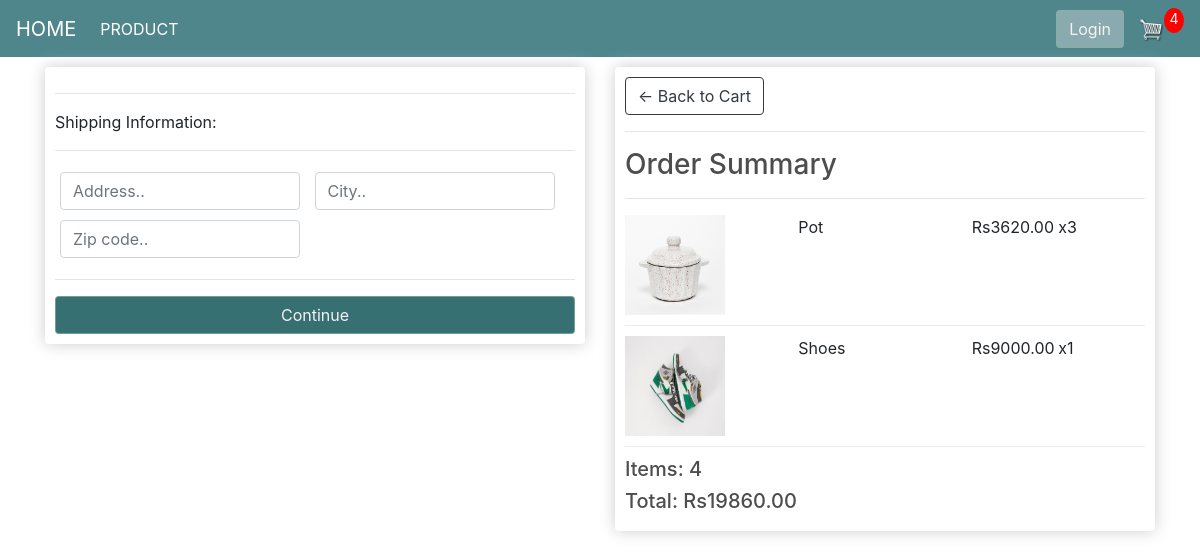
Screenshot of /checkout/ (signed in) with the database file from the repository.
### accounts/models.py (models this page shows, shortened)
class OrderItem(models.Model):
    product = models.ForeignKey(Product, on_delete=models.SET_NULL, blank=True, null=True)
    order = models.ForeignKey(Order, on_delete=models.SET_NULL, blank=True, null=True)
    quantity = models.IntegerField(default=0)
    date_added = models.DateTimeField(auto_now_add=True)
    @property
    def get_total(self):
        total = self.product.price * self.quantity
        return total

class Product(models.Model):
    objects = None
    CATAGORY = (
        ('Clothing', 'Clothing'),
        ('kitchen', 'kitchen'),
        ('home appliance', 'home appliance')
    )
    name = models.CharField(max_length=50, null=True)
    description = models.TextField(max_length=100)
    digital = models.BooleanField(default=False, null=True, blank=True)
    price = models.DecimalField(max_digits=7, decimal_places=2)
    image = models.ImageField(null=True, blank=True)
    category = models.CharField(max_length=200, choices=CATAGORY)
    @property
    def image_url(self):
        try:
            return self.image.url
        except:
            url = ''
            return url

class Order(models.Model):
    objects = None
    customer = models.ForeignKey(Customer, on_delete=models.SET_NULL, blank=True, null=True)
    date_ordered = models.DateTimeField(auto_now_add=True)
    complete = models.BooleanField(default=False, null=True, blank=False)
    transaction_id = models.CharField(max_length=200, null=True)
    @property
    def shipping(self):
        shipping = False
        orderitems = self.orderitem_set.all()
        for i in orderitems:
            if i.product.digital == False:
                shipping = True
        return shipping
    @property
    def get_cart_total(self):
        orderitems = self.orderitem_set.all()
        total = sum([item.get_total for item in orderitems])
        return total
    @property
    def get_cart_items(self):
        orderitems = self.orderitem_set.all()
        total = sum([item.quantity for item in orderitems])
        return total

### accounts/views.py (the view)
# urls.py: path('checkout/', views.checkout, name="checkout"),
def checkout(request):
    data = cartData(request)
    cartItems = data['cartItems']
    order = data['order']
    items = data['items']
    context = {'items': items, 'order': order, 'cartItems': cartItems}
    return render(request, 'accounts/checkout.html', context)

### accounts/utils.py (called while the page is built)
def cartData(request):
    if request.user.is_authenticated:
        customer = request.user.customer
        order, created = Order.objects.get_or_create(customer=customer, complete=False)
        items = order.orderitem_set.all()
        cartItems = order.get_cart_items
    else:
        cookieData = cookieCart(request)
        cartItems = cookieData['cartItems']
        order = cookieData['order']
        items = cookieData['items']
    return {'cartItems': cartItems, 'order': order, 'items': items}

### accounts/template/accounts/checkout.html (shortened to what this page needs)
{% extends 'accounts/index.html' %}
{% load static %}
{% block content %}
     <div class="row">
		<div class="col-lg-6">
			<div class="box-element" id="form-wrapper">
				<form id="form">
					<div id="shipping-info">
						<hr>
						<p>Shipping Information:</p>
						<hr>
						<div class="form-field">
							<input class="form-control" type="text" name="address" placeholder="Address..">
						</div>
						<div class="form-field">
							<input class="form-control" type="text" name="city" placeholder="City..">
						</div>
						<div class="form-field">
							<input class="form-control" type="text" name="zipcode" placeholder="Zip code..">
						</div>
					</div>
					<hr>
					<input id="form-button" class="btn btn-success btn-block" type="submit" value="Continue">
				</form>
			</div>
			<br>
		</div>
		<div class="col-lg-6">
			<div class="box-element">
				<a  class="btn btn-outline-dark" href="{% url 'cart' %}">&#x2190; Back to Cart</a>
				<hr>
				<h3>Order Summary</h3>
				<hr>
				{% for item in items %}
				<div class="cart-row">
					<div style="flex:2"><img class="row-image" src="{{item.product.image_url}}"></div>
					<div style="flex:2"><p>{{item.product.name}}</p></div>
					<div style="flex:1"><p>Rs{{item.product.price|floatformat:2}}</p></div>
					<div style="flex:1"><p>x{{item.quantity}}</p></div>
				</div>
				{% endfor %}
				<h5>Items:   {{order.get_cart_items}}</h5>
				<h5>Total:   Rs{{order.get_cart_total|floatformat:2}}</h5>
			</div>
		</div>
	</div>
{% endblock content %}

### static/css/main.css (style rules this page uses)
body { background-color: white; }
h1,h2,h3,h4,h5,h6 { color:hsl(0, 0%, 30%); }
.box-element { box-shadow:hsl(0, 0%, 80%) 0 0 16px; background-color: #fff; border-radius: 4px; padding: 10px; }
.col-lg-4, .col-lg-6, .col-lg-8, .col-lg-12 { margin-top: 10px; }
.btn { border-radius: 10; }
.row-image { width: 100px; height: 100px; }
.form-field { width:250px; display: inline-block; padding: 5px; }
.cart-row { display: flex; align-items: flex-stretch; padding-bottom: 10px; margin-bottom: 10px; border-bottom: 1px solid #ececec; }
.btn-success { color: #f6f2f2; background-color: #286668ed; border-color: #89b0a0b8; }

### rows the page displays
OrderItem: product.image_url (picture), product.name "Pot", product.price "3620.00", quantity "3"
OrderItem: product.image_url (picture), product.name "Shoes", product.price "9000.00", quantity "1"
Order: get_cart_items "4", get_cart_total "19860.00"

### other values shown
{{ cartItems }} "4"
